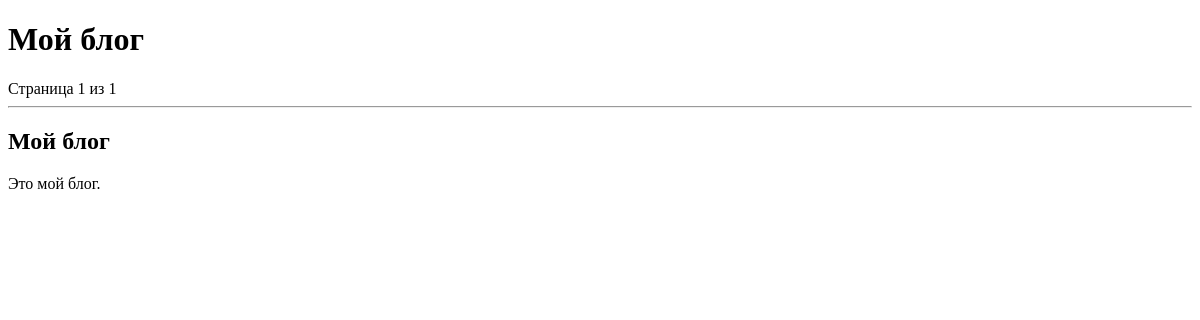
Page /blog/ on the earlier database version.
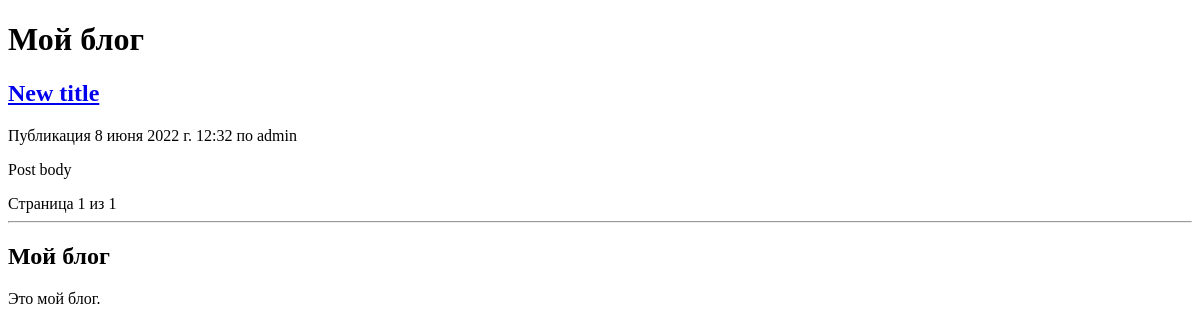
Same page on the later database version.
### blog/models.py (models this page shows, shortened)
class Post(models.Model):
    STATUS_CHOICES = (
        ('неопубликован', 'Неопубликован'),
        ('опубликован', 'Опубликован')
    )
    title = models.CharField('Заголовок', max_length=250)
    slug = models.SlugField('URL', max_length=250, unique_for_date='publish')
    author = models.ForeignKey(User, on_delete=models.CASCADE, related_name='blog_posts',
                               verbose_name="Автор")
    body = models.TextField('Текст')
    publish = models.DateTimeField('Дата публикации', default=timezone.now)
    created = models.DateTimeField('Дата создания статьи', auto_now_add=True)
    updated = models.DateTimeField('Дата изменения', auto_now=True)
    status = models.CharField('Статус', max_length=20, choices=STATUS_CHOICES, default='неопубликован')
    objects = models.Manager()  # Менеджер по умолчанию
    published = PublishedManager() # Собственный менеджер
    class Meta:
        ordering = ('-publish',)
        verbose_name = 'Статья'
        verbose_name_plural = 'Статьи'
    def get_absolute_url(self):
        return reverse('blog:post_detail', kwargs={'year': self.publish.year, 'month': self.publish.month,
                                                   'day': self.publish.day, 'post_slug': self.slug})

### blog/views.py (the view)
# urls.py: path('', views.PostListView.as_view(), name='post_list'),
class PostListView(ListView):
    queryset = Post.published.all()
    context_object_name = 'posts'
    paginate_by = 3
    template_name = 'blog/post/list.html'

### templates/blog/post/list.html (shortened to what this page needs)
{% extends 'blog/base.html' %}
{% block content %}
<h1>Мой блог</h1>
{% for post in posts %}
    <h2>
        <a href="{{ post.get_absolute_url }}">{{ post.title }}</a>
    </h2>
    <p class="date">Публикация {{ post.publish }} по {{ post.author }}</p>
    {{ post.body|truncatewords:30|linebreaks }}
{% endfor %}
    {% include "pagination.html" with page=page_obj %}
{% endblock %}

Differences in the rows shown:
added Post: title "New title", publish "8 июня 2022 г. 12:32", author "admin", body "Post body"
